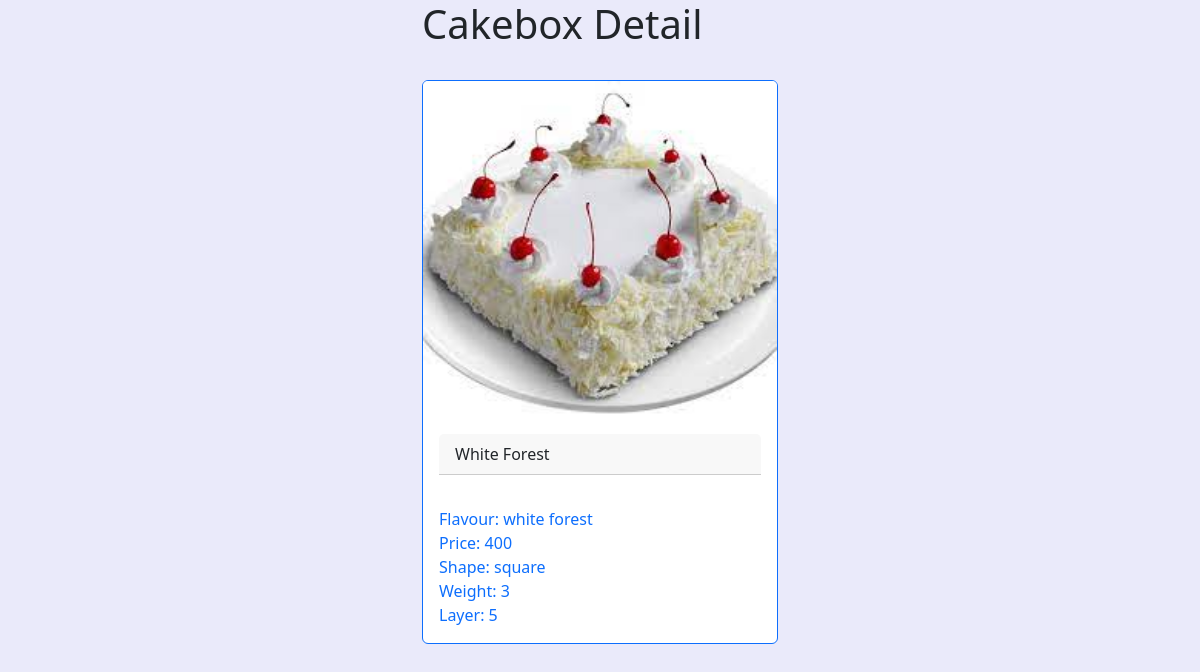
The app's page /cake/3/ with its own data.
### myapp/models.py (models this page shows, shortened)
class Cakebox(models.Model):
    user=models.ForeignKey(User,on_delete=models.CASCADE)
    name=models.CharField(max_length=200)
    flavour=models.CharField(max_length=200)
    price=models.CharField(max_length=200)
    shape=models.CharField(max_length=200)
    weight=models.CharField(max_length=200)
    image=models.ImageField(upload_to="images",null=True,blank=True)
    layer=models.CharField(max_length=200)

### myapp/views.py (the view)
# urls.py: path("cake/<int:pk>/",views.CakeboxDetailView.as_view(),name="cake-detail"),
class  CakeboxDetailView(View):
    def get(self,request,*args,**kwargs):
        id=kwargs.get("pk")
        qs=Cakebox.objects.get(id=id)
        return render(request,"cake-detail.html",{"cakes":qs})

### myapp/templates/cake-detail.html (shortened to what this page needs)
<!DOCTYPE html>
<html lang="en">
<head>
    <link href="https://cdn.jsdelivr.net/npm/bootstrap@5.3.0-alpha1/dist/css/bootstrap.min.css" rel="stylesheet">
</head>
<body style="background-color: rgba(230, 230, 250, 0.805);">
    <div class="container">
        <div class="row">
            <div class="col-4"></div>
            <div class="col-4">
                <h1>Cakebox Detail</h1><br>
                <div class="card border-primary mb-3" style="max-width: 100%;">
                    <img src="{{cakes.image.url}}" class="card-img-top" alt="...">
                    <div class="card-body">
                      <div class="card-header btn-outline-info"> {{cakes.name}} </div>
                    </div>
                    <div class="card-body text-primary">
                    <ul class="list-group list-group-flush">
                      Flavour: {{cakes.flavour}} <br>
                      Price: {{cakes.price}} <br>
                      Shape: {{cakes.shape}} <br>
                      Weight: {{cakes.weight}} <br>
                      Layer: {{cakes.layer}}
                    </ul>
                    </div>
                  </div>
            </div>
        </div></div>
</body>
</html>

### records on screen
Cakebox: image (picture), name "White Forest", flavour "white forest", price "400", shape "square", weight "3", layer "5"
